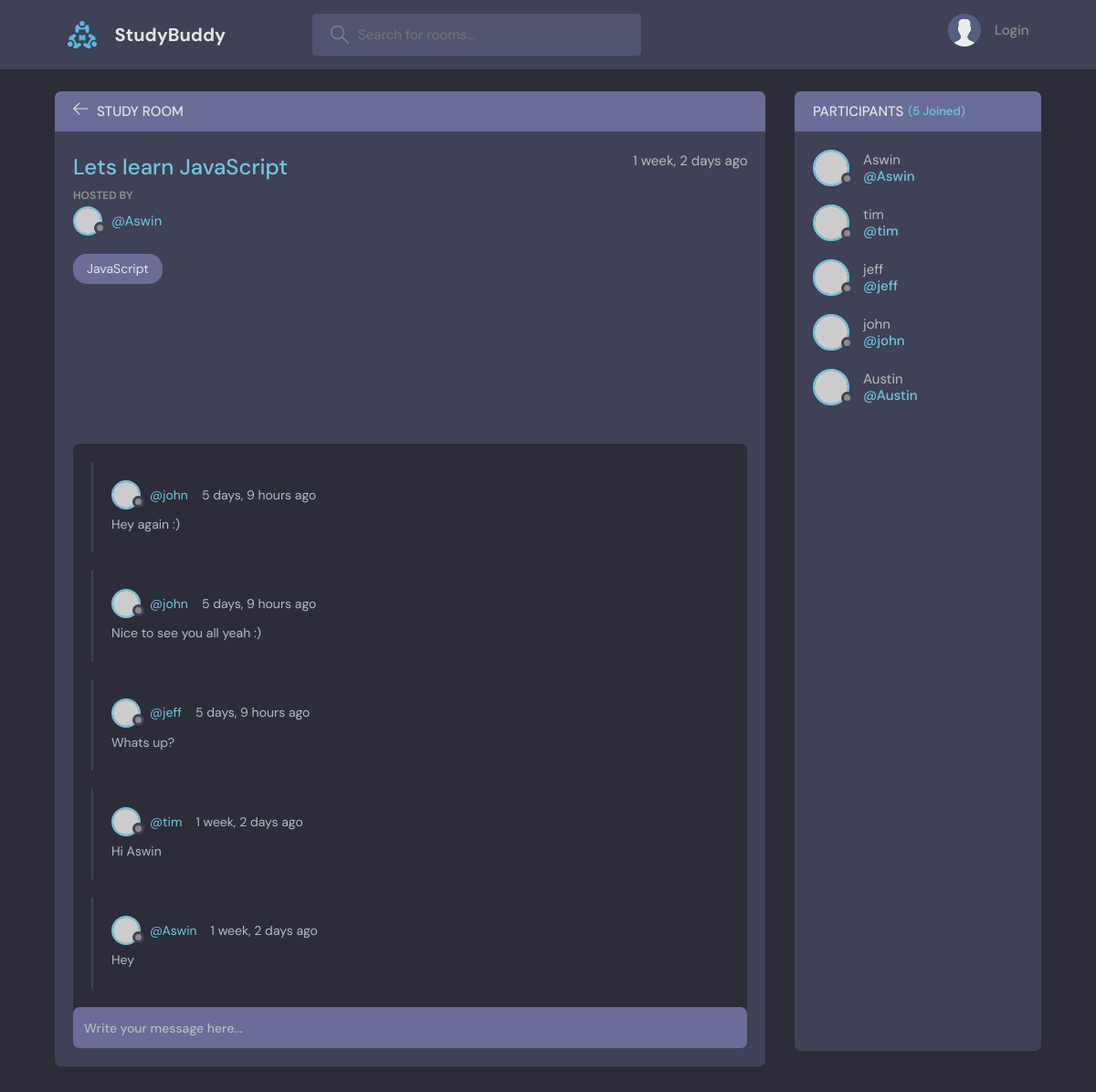
The page /room/1/ on the database its author committed.
### base/models.py (models this page shows, shortened)
class Room(models.Model):
    host = models.ForeignKey(User, on_delete=models.SET_NULL, null=True)
    topic = models.ForeignKey(Topic, on_delete=models.SET_NULL, null=True)
    name = models.CharField(max_length=200)
    description = models.TextField(null=True, blank=True)
    participants = models.ManyToManyField(
        User, related_name='participants', blank=True)
    updated = models.DateTimeField(auto_now=True)
    created = models.DateTimeField(auto_now_add=True)
    class Meta():
        ordering = ['-updated', '-created']

class Topic(models.Model):
    name = models.CharField(max_length=200)
    def __str__(self):
        return self.name

class Message(models.Model):
    user = models.ForeignKey(User, on_delete=models.CASCADE)
    room = models.ForeignKey(Room, on_delete=models.CASCADE)
    body = models.TextField()
    updated = models.DateTimeField(auto_now=True)
    created = models.DateTimeField(auto_now_add=True)
    class Meta():
        ordering = ['-updated', '-created']

### base/views.py (the view, shortened to what this page needs)
# urls.py: path('room/<str:pk>/', views.room, name='room'),
def room(request, pk):
    room = Room.objects.get(id=pk)
    room_messages = room.message_set.all()
    participants = room.participants.all()
    context = {'room': room, 'room_messages': room_messages,
               'participants': participants}
    return render(request, 'base/room.html', context)

### base/templates/base/room.html (shortened to what this page needs)
{% extends 'main.html' %}
{% block content %}
    <main class="profile-page layout layout--2">
      <div class="container">
        <div class="room">
          <div class="room__top">
            <div class="room__topLeft">
              <a href="{% url 'home' %}">
                <svg version="1.1" xmlns="http://www.w3.org/2000/svg" width="32" height="32" viewBox="0 0 32 32">
                  <title>arrow-left</title>
                  <path
                    d="M13.723 2.286l-13.723 13.714 13.719 13.714 1.616-1.611-10.96-10.96h27.625v-2.286h-27.625l10.965-10.965-1.616-1.607z"
                  ></path>
                </svg>
              </a>
              <h3>Study Room</h3>
            </div>
          </div>
          <div class="room__box scroll">
            <div class="room__header scroll">
              <div class="room__info">
                <h3>{{room.name}}</h3>
                <span>{{room.created|timesince}} ago</span>
              </div>
              <div class="room__hosted">
                <p>Hosted By</p>
                <a href="{% url 'user-profile' room.host.id %}" class="room__author">
                  <div class="avatar avatar--small">
                    <img src="https://randomuser.me/api/portraits/men/37.jpg" />
                  </div>
                  <span>@{{room.host.username}}</span>
                </a>
              </div>
              <span class="room__topics">{{room.topic}}</span>
            </div>
            <div class="room__conversation">
              <div class="threads scroll">
                {% for message in room_messages %}
                <div class="thread">
                  <div class="thread__top">
                    <div class="thread__author">
                      <a href="{url 'user-profile' message.user.id}" class="thread__authorInfo">
                        <div class="avatar avatar--small">
                          <img src="https://randomuser.me/api/portraits/men/37.jpg" />
                        </div>
                        <span>@{{message.user.username}}</span>
                      </a>
                      <span class="thread__date">{{message.created|timesince}} ago</span>
                    </div>
                  </div>
                  <div class="thread__details">
                    {{message.body}}
                  </div>
                </div>
                {% endfor %}
              </div>
            </div>
          </div>
          <div class="room__message">
            <form action="" method="POST">
              <input name="body" placeholder="Write your message here..." />
            </form>
          </div>
        </div>
        <div class="participants">
          <h3 class="participants__top">Participants <span>({{participants.count}} Joined)</span></h3>
          <div class="participants__list scroll">
            {% for user in participants %}
            <a href="{% url 'user-profile' user.id %}" class="participant">
              <div class="avatar avatar--medium">
                <img src="https://randomuser.me/api/portraits/men/37.jpg" />
              </div>
              <p>
                {{user.username}}
                <span>@{{user.username}}</span>
              </p>
            </a>
            {% endfor %}
          </div>
        </div>
      </div>
    </main>
{% endblock content %}

### rows shown on the page
Room: name "Lets learn JavaScript", created "1 week, 2 days", host.username "Aswin", topic "JavaScript"
Message: user.username "john", created "5 days, 9 hours", body "Hey again :)"
Message: user.username "john", created "5 days, 9 hours", body "Nice to see you all yeah :)"
Message: user.username "jeff", created "5 days, 9 hours", body "Whats up?"
Message: user.username "tim", created "1 week, 2 days", body "Hi Aswin"
Message: user.username "Aswin", created "1 week, 2 days", body "Hey"

### other values the page prints
{{ participants.count }} "5"
{{ user.username }} "Aswin"
{{ user.username }} "tim"
{{ user.username }} "jeff"
{{ user.username }} "john"
{{ user.username }} "Austin"
